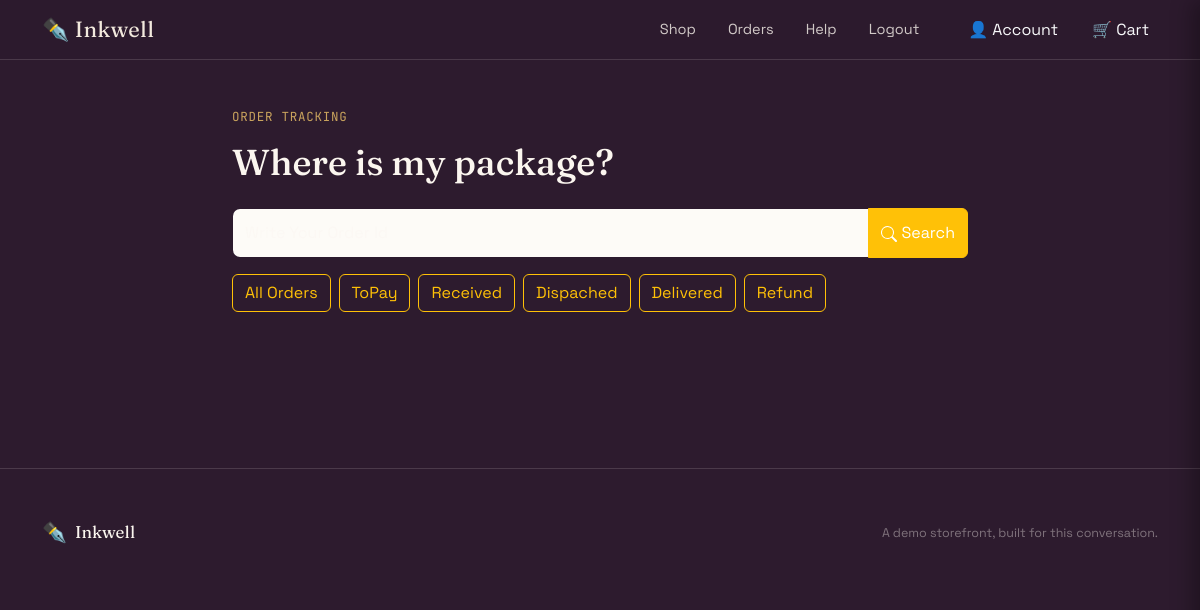
Before: /stationaryshop/trackorder.php (signed in) with the older database file.
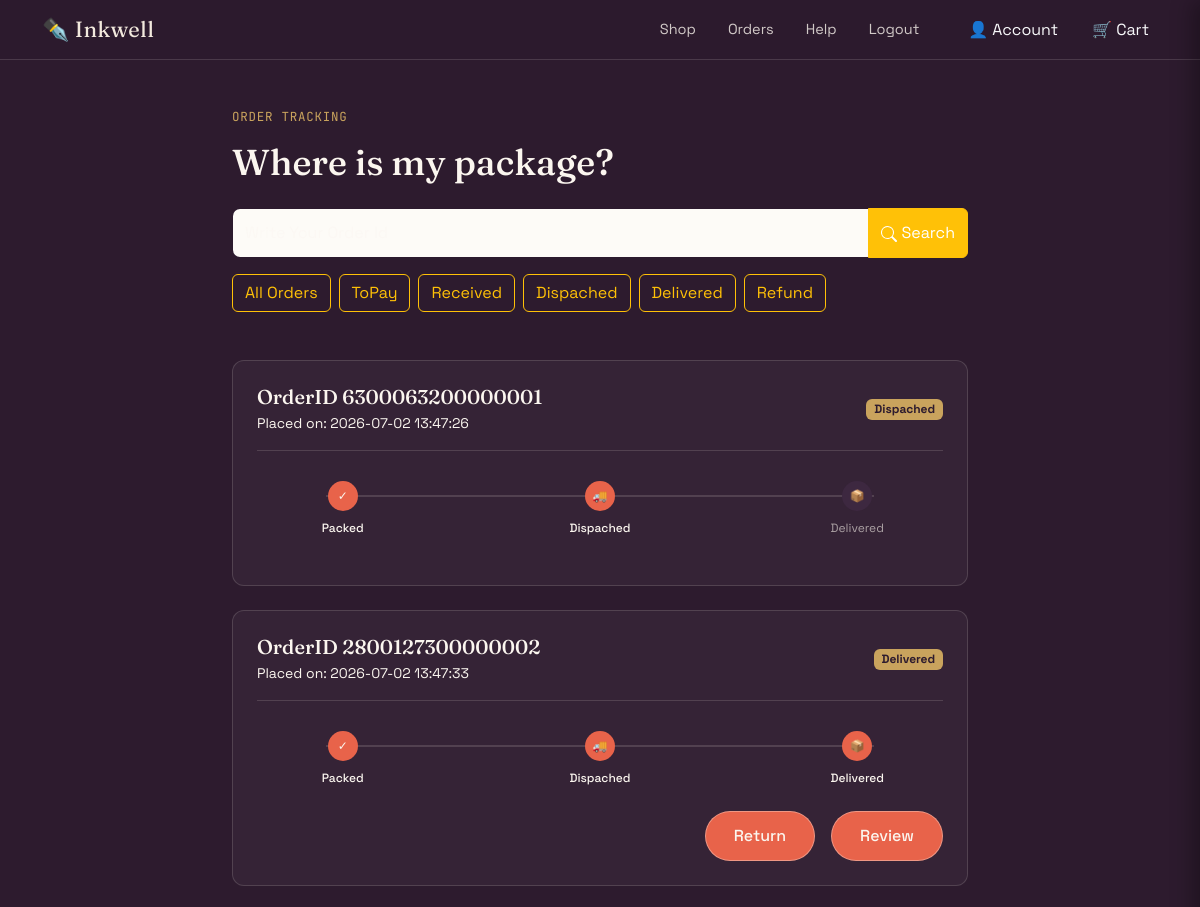
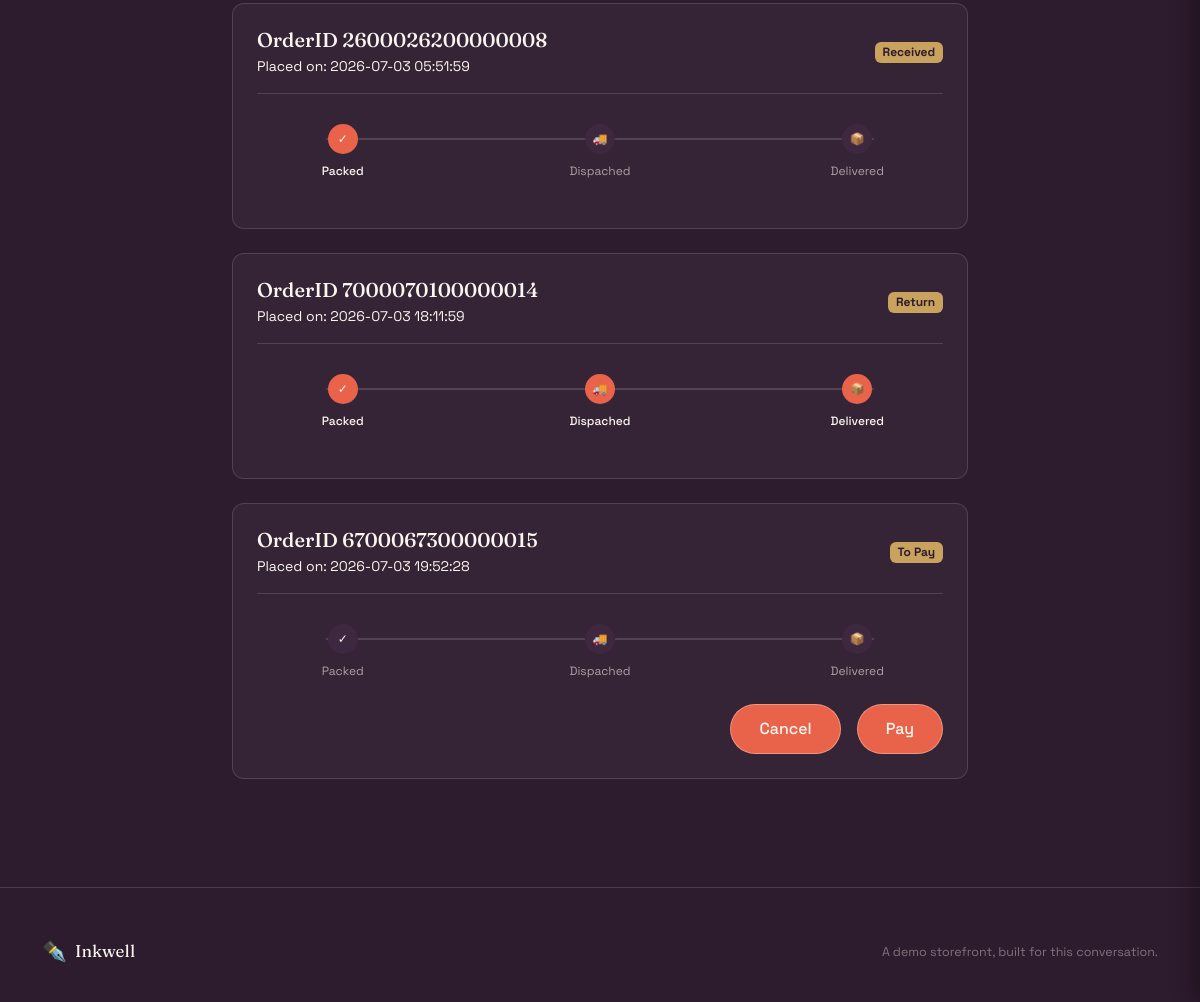
After: the same page with the newer database file (2 pictures, top to bottom).
### tables this page shows
CREATE TABLE `orders` (
  `id` int(11) NOT NULL,
  `payment_id` int(11) NOT NULL,
  `product_id` char(7) NOT NULL,
  `Order_id` char(16) NOT NULL,
  `Customer` varchar(50) NOT NULL,
  `email` varchar(50) NOT NULL,
  `Card_no` varchar(12) NOT NULL,
  `Address` varchar(100) NOT NULL,
  `phone_number` varchar(11) NOT NULL,
  `Total amount` int(11) NOT NULL,
  `status` varchar(30) NOT NULL,
  `Order_date` timestamp NOT NULL DEFAULT current_timestamp(),
  `userID` int(11) NOT NULL
);

### stationaryshop/trackorder.php (the view, shortened to what this page needs)
<?php
include('navbar.php');
?>
<div class="container-lg py-5">
    <div class="row justify-content-center">
        <div class="col-lg-8">
            <p class="section-label">Order tracking</p>
            <h2 class="mb-4" style="font-size: 36px;">Where is my package?</h2>
            <div class="mb-5">
                <form method="GET" class="input-group mb-3">
                    <input type="text"
                        name="search"
                        class="form-control"
                        id="orderIdInput"
                        placeholder="Write Your Order Id">
                    <button class="btn btn-warning text-white" type="submit" id="button-addon2">
                        <svg xmlns="http://www.w3.org/2000/svg" width="16" height="16" fill="currentColor" class="bi bi-search" viewBox="0 0 16 16">
                            <path d="M11.742 10.344a6.5 6.5 0 1 0-1.397 1.398h-.001q.044.06.098.115l3.85 3.85a1 1 0 0 0 1.415-1.414l-3.85-3.85a1 1 0 0 0-.115-.1zM12 6.5a5.5 5.5 0 1 1-11 0 5.5 5.5 0 0 1 11 0"/>
                        </svg>
                        Search
                    </button>
                </form>
                <div class="d-flex gap-2 flex-wrap">
                    <a href="trackorder.php" class="btn btn-outline-warning ">All Orders</a>
                    <a href="?status=To Pay" class="btn btn-outline-warning ">ToPay</a>
                    <a href="?status=Received" class="btn btn-outline-warning ">Received</a>
                    <a href="?status=Dispached" class="btn btn-outline-warning ">Dispached</a>
                    <a href="?status=Delivered" class="btn btn-outline-warning ">Delivered</a>
                    <a href="?status=Return" class="btn btn-outline-warning ">Refund</a>
                </div>
            </div>
            <?php
            if (isset($_SESSION['userid'])) {
                $userid = $_SESSION['userid'];
                if(isset($_GET['status'])){
                    $status = $_GET['status'];
                    if ($status == 'Dispached' || $status == 'Received' || $status=='Return') {
                        $orderfetch = mysqli_query($con, "SELECT * FROM `orders` WHERE status ='$status' AND userID =$userid");
                    } else {
                        $orderfetch = mysqli_query($con, "SELECT * FROM `orders` WHERE status ='$status' AND userID =$userid");
                    }
                }
                else {
                    $orderfetch = mysqli_query($con, "SELECT * FROM `orders` WHERE userID =$userid");
                }
                while ($allorders = mysqli_fetch_assoc($orderfetch)) {
                    $card_status = $allorders['status'];
                    $packed_active = "";
                    $transit_active = "";
                    $delivered_active = "";
                    if ($card_status == "Received") {
                        $packed_active = "active";
                    } elseif ($card_status == "Dispached") {
                        $packed_active = "active";
                        $transit_active = "active";
                    } elseif ($card_status == "Delivered" || $card_status == "Return") {
                        $packed_active = "active";
                        $transit_active = "active";
                        $delivered_active = "active";
                    }
            ?>
                    <div class="order-card mt-4" id="trackingResultBox">
                        <div class="d-flex justify-content-between align-items-center flex-wrap gap-2 border-bottom pb-3 mb-4" style="border-color: var(--line) !important;">
                            <div>
                                <h5 class="mb-1"><a href="orderdetail.php?orderid=<?php echo $allorders['Order_id'];?>" class="text-decoration-none text-reset">OrderID <?php echo $allorders['Order_id']; ?></a></h5>
                                <p class="small mb-0">Placed on: <?php echo $allorders['Order_date'] ?></p>
                            </div>
                            <span class="badge" style="background-color: var(--gold); color: var(--plum);"><?php echo $allorders['status'] ?></span>
                        </div>
                        <div class="status-timeline">
                            <div class="timeline-step <?php echo $packed_active; ?>">
                                <div class="step-circle">✓</div>
                                <div class="step-label">Packed</div>
                            </div>
                            <div class="timeline-step <?php echo $transit_active; ?>">
                                <div class="step-circle">🚚</div>
                                <div class="step-label">Dispached</div>
                            </div>
                            <div class="timeline-step <?php echo $delivered_active; ?>">
                                <div class="step-circle">📦</div>
                                <div class="step-label">Delivered</div>
                            </div>
                        </div>
                        <div class="d-flex justify-content-end mt-4">
                            <?php if ($card_status == 'To Pay') { ?>
                                <a href="?cancelid=<?php echo $allorders['Order_id']; ?>" class="btn btn-outline-light" style=" background-color:#E8634A;">
                                    Cancel
                                </a>
                                <button type="button"
                                        class="ms-3 btn btn-outline-light"
                                        style="background-color:#E8634A;"
                                        data-bs-toggle="modal"
                                        data-bs-target="#payModal_<?php echo $allorders['Order_id']; ?>">
                                    Pay
                                </button>
                            <?php } elseif ($card_status == 'Delivered') { ?>
                                <a href="return.php?Returnid=<?php echo $allorders['Order_id']; ?>" class="btn btn-outline-light" style=" background-color:#E8634A;">
                                    Return
                                </a>
                                <button type="button"
                                        class="ms-3 btn btn-outline-light"
                                        style="background-color:#E8634A;"
                                        data-bs-toggle="modal"
                                        data-bs-target="#reviewModal_<?php echo $allorders['Order_id']; ?>">
                                    Review
                                </button>
                            <?php } ?>
                        </div>
                    </div>
            <?php
                }
            }
            ?>
        </div>
    </div>
</div>
<?php include('footer.php'); ?>
</body>
</html>

### stationaryshop/navbar.php (shortened to what this page needs)
<!DOCTYPE html>
<html lang="en">
<head>
    <link href="https://cdn.jsdelivr.net/npm/bootstrap@5.3.0/dist/css/bootstrap.min.css" rel="stylesheet">
    <link rel="stylesheet" href="style.css">
</head>
<body>
    <nav class="navbar navbar-expand-lg">
        <div class="container-lg">
            <a class="navbar-brand" style="color: #F2E9DD;" href="#">✒️ Inkwell</a>
            <div class="d-flex align-items-center gap-2 gap-sm-3 ms-auto">
                <ul class="navbar-nav flex-row gap-3 me-2 me-sm-3 d-flex">
                    <li class="nav-item"><a class="nav-link" href="index.php">Shop</a></li>
                    <li class="nav-item"><a class="nav-link " href="trackorder.php">Orders</a></li>
                    <li class="nav-item"><a class="nav-link " href="help.php">Help</a></li>
                    <li class="nav-item"><a class="nav-link " href="Logout.php">Logout</a></li>
                </ul>
                <a href="login.php" class="btn btn-link text-decoration-none text-light px-1 px-sm-2">👤 Account</a>
                <button class="btn btn-link text-decoration-none text-light position-relative px-1 px-sm-2"
                    onclick="toggleCart()">
                    🛒 <span class="d-none d-sm-inline">Cart</span>
                </button>
            </div>
        </div>
    </nav>

### stationaryshop/footer.php (shortened to what this page needs)
<footer class="footer">
     <div class="container-lg">
         <div class="row align-items-center">
             <div class="col-md-4">
                 <div class="d-flex align-items-center gap-2">
                     <span style="color: var(--gold); font-size: 20px;">✒️</span>
                     <span style="font-family: 'Fraunces', serif; font-size: 17px;">Inkwell</span>
                 </div>
             </div>
             <div class="col-md-4 text-md-end">
                 <span style="font-size: 12.5px; color: rgba(251,246,239,0.4);">A demo storefront, built for this
                     conversation.</span>
             </div>
         </div>
 </footer>

### stationaryshop/style.css (style rules this page uses)
:root { --plum: #2D1B2E; --plum-light: #3D2840; --coral: #E8634A; --coral-dark: #C44A33; --gold: #C9A35D; --sage: #8A9A7E; --cream: #FBF6EF; --blush: #F7E8E0; --line: rgba(251, 246, 239, 0.14); }
* { margin: 0; padding: 0; box-sizing: border-box; }
html, body { font-family: 'Space Grotesk', sans-serif; background-color: var(--plum); color: var(--cream); height: 100%; }
h1, h2, h3, h4, h5, h6 { font-family: 'Fraunces', serif; font-weight: 500; }
.nav-item a { color: rgba(251, 246, 239, 0.8) !important; font-size: 14.5px; position: relative; transition: all 0.2s ease; }
.navbar { background-color: rgba(45, 27, 46, 0.92) !important; backdrop-filter: blur(10px); border-bottom: 1px solid var(--line); position: sticky; top: 0; z-index: 50; }
.navbar-brand { font-family: 'Fraunces', serif; font-size: 22px; letter-spacing: 0.01em; }
.btn-outline-light { border-color: rgba(251, 246, 239, 0.35); color: var(--cream); padding: 12px 28px; border-radius: 999px; font-weight: 500; transition: background-color 0.2s ease, transform 0.2s ease; }
.form-control { background-color: rgba(251, 246, 239, 0.08); color: var(--cream); border-color: var(--line); padding: 11px 14px; border-radius: 10px; font-family: 'Space Grotesk', sans-serif; }
.form-control::placeholder { color: rgba(251, 246, 239, 0.5); }
.footer { border-top: 1px solid var(--line); padding: 48px 0 36px; margin-top: 60px; }
.navbar-nav.flex-row .nav-link { padding-right: 0.5rem; padding-left: 0.5rem; }
.section-label { font-size: 12.5px; letter-spacing: 0.06em; text-transform: uppercase; color: var(--gold); margin-bottom: 14px; font-family: 'JetBrains Mono', monospace; }
.form-control { background-color: rgba(251,246,239,0.08) !important; color: var(--cream) !important; border-color: var(--line) !important; padding: 12px 16px; border-radius: 10px; }
.form-control::placeholder { color: rgba(251,246,239,0.4); }
.order-card { background-color: rgba(251,246,239,0.04); border: 1px solid var(--line); border-radius: 12px; padding: 24px; }
.status-timeline { display: flex; justify-content: space-between; position: relative; margin-top: 30px; }
.status-timeline::before { content: ''; position: absolute; top: 14px; left: 10%; right: 10%; height: 2px; background-color: var(--line); z-index: 1; }
.timeline-step { position: relative; z-index: 2; text-align: center; width: 25%; }
.step-circle { width: 30px; height: 30px; border-radius: 50%; background-color: #3D2840; color: var(--cream); display: flex; align-items: center; justify-content: center; margin: 0 auto 8px; font-size: 12px; }
.timeline-step.active .step-circle { background-color: var(--coral); }
.step-label { font-size: 12px; color: rgba(251,246,239,0.6); }
.timeline-step.active .step-label { color: var(--cream); font-weight: 500; }
.form-control { background-color: #fff !important; color: var(--plum) !important; border: 1px solid rgba(45,27,46,0.18) !important; padding: 11px 14px; border-radius: 10px; }
.form-control { background-color: #fff !important; border: 1px solid var(--line) !important; padding: 12px; }
.form-control { background-color: #FDFBF7 !important; color: var(--plum) !important; border: 1px solid rgba(45,27,46,0.15) !important; padding: 12px; border-radius: 8px; }

Changed rows visible on the page:
now on this page (row edited): orders: Order "6300063200000001", Order_date "2026-07-02 13:47:26", status "Dispached"
now on this page (row edited): orders: Order "2800127300000002", Order_date "2026-07-02 13:47:33", status "Delivered"
added orders: Order "2600026200000008", Order_date "2026-07-03 05:51:59", status "Received"
added orders: Order "7000070100000014", Order_date "2026-07-03 18:11:59", status "Return"
added orders: Order "6700067300000015", Order_date "2026-07-03 19:52:28", status "To Pay"
